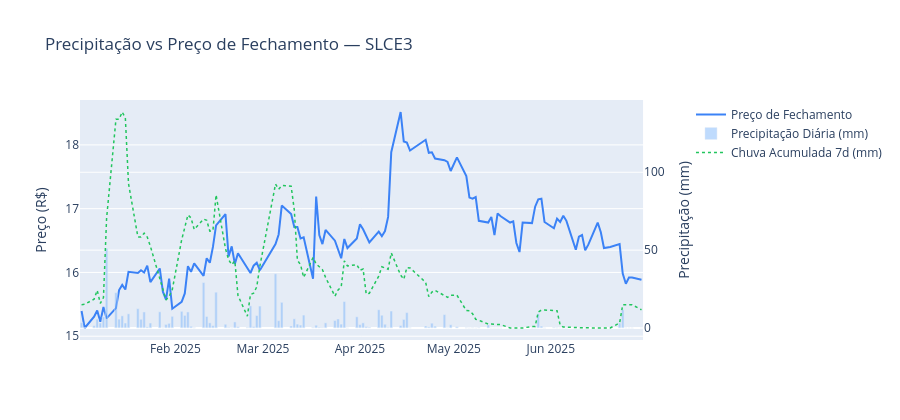

Source (notebook cell):
### Markdown cell above
### 6.5 Precipitação vs Preço de Fechamento

**Responde:** como a precipitação impacta o preço? O eixo duplo sobrepõe as duas séries temporais para identificar coincidências entre eventos de chuva e movimentos do ativo.

### Code cell
fig = make_subplots(specs=[[{'secondary_y': True}]])
fig.add_trace(go.Scatter(x=df['data'], y=df['preco_fechamento'],
                         name='Preço de Fechamento',
                         line=dict(color='#3b82f6', width=2)), secondary_y=False)
fig.add_trace(go.Bar(x=df['data'], y=df['precipitacao_mm'],
                     name='Precipitação Diária (mm)',
                     marker_color='rgba(96,165,250,0.4)'), secondary_y=True)
fig.add_trace(go.Scatter(x=df['data'], y=df['chuva_acumulada_7d'],
                         name='Chuva Acumulada 7d (mm)',
                         line=dict(color='#22c55e', width=1.5, dash='dot')), secondary_y=True)
fig.update_layout(title='Precipitação vs Preço de Fechamento — SLCE3',
                  height=420, hovermode='x unified')
fig.update_yaxes(title_text='Preço (R$)', secondary_y=False)
fig.update_yaxes(title_text='Precipitação (mm)', secondary_y=True)
fig
